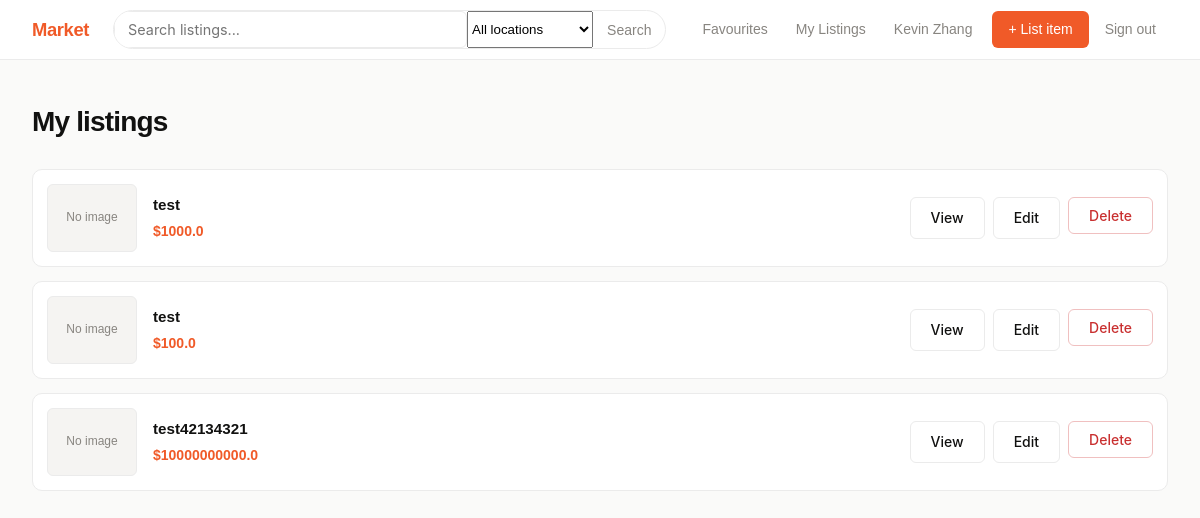
The app's page /my-listing (signed in) with its own data.
### app.py (models this page shows)
class User(UserMixin, db.Model):
    id = db.Column(db.Integer, primary_key=True)
    google_id = db.Column(db.String(128), unique=True, nullable=False)
    name = db.Column(db.String(128), nullable=False)
    email = db.Column(db.String(256), nullable=True)
    listings = db.relationship("Listing", backref="seller")
    favourites = db.relationship("Listing", secondary=favourites_table)

class Listing(db.Model):
    id = db.Column(db.Integer, primary_key=True)
    user_id = db.Column(db.Integer, db.ForeignKey("user.id"))
    title = db.Column(db.String(200), nullable=False)
    description = db.Column(db.Text, nullable=False)
    price = db.Column(db.Float, nullable=False)
    location = db.Column(db.String(200), nullable=False)
    image_filename = db.Column(db.String(256))

### app.py (the view)
@app.route('/my-listing')
@login_required
def my_listing():
    listings = Listing.query.filter_by(user_id=current_user.id).all()
    return render_template('my_listing.html', listings=listings)

### app.py (called while the page is built)
@login_manager.user_loader
def load_user(user_id):
    return User.query.get(int(user_id))

### templates/my_listing.html (shortened to what this page needs)
{% extends "base.html" %}
{% block content %}
<div class="page-header">
    <h1>My listings</h1>
</div>
{% if listings %}
    <div class="my-list">
        {% for listing in listings %}
            <div class="my-list-item">
                {% if listing.image_filename %}
                    <div class="my-list-img">
                        <img src="{{ url_for('static', filename='uploads/' ~ listing.image_filename) }}" alt="{{ listing.title }}">
                    </div>
                {% else %}
                    <div class="my-list-no-img">No image</div>
                {% endif %}
                <div class="my-list-info">
                    <p class="my-list-title">{{ listing.title }}</p>
                    <p class="my-list-price">${{ listing.price }}</p>
                </div>
                <div class="my-list-actions">
                    <a href="{{ url_for('view_listing', listing_id=listing.id) }}" class="btn btn-outline">View</a>
                    <a href="{{ url_for('edit_listing', listing_id=listing.id) }}" class="btn btn-outline">Edit</a>
                    <form method="POST" action="{{ url_for('delete_listing', listing_id=listing.id) }}" onsubmit="return confirm('Delete this listing?')">
                        <button type="submit" class="btn btn-delete">Delete</button>
                    </form>
                </div>
            </div>
        {% endfor %}
    </div>
{% else %}
    <div class="empty">
        <h2>No listings yet</h2>
    </div>
{% endif %}
{% endblock %}

### templates/base.html (shortened to what this page needs)
<!DOCTYPE html>
<html lang="en">
<head>
    <link rel="stylesheet" href="{{ url_for('static', filename='style/base.css') }}">
</head>
<body>
<nav>
    <a href="{{ url_for('home') }}" class="nav-logo">Market</a>
    <form class="nav-search" method="GET" action="{{ url_for('home') }}">
        <input type="text" name="search" placeholder="Search listings..." value="{{ request.args.get('search', '') }}">
         <select name="location">
            <option value="">All locations</option>
        </select>
        <button type="submit">Search</button>
    </form>
    <div class="nav-links">
        {% if current_user.is_authenticated %}
            <a href="{{ url_for('favourites') }}" class="nav-link">Favourites</a>
            <a href="{{ url_for('my_listing') }}" class="nav-link">My Listings</a>
            <span class="nav-name">{{ current_user.name }}</span>
            <a href="{{ url_for('create_listing') }}" class="btn-nav">+ List item</a>
            <a href="{{ url_for('logout') }}" class="nav-link">Sign out</a>
        {% else %}
            <a href="{{ url_for('google_login') }}" class="btn-nav">Sign in</a>
        {% endif %}
    </div>
</nav>
<main>
    {% block content %}{% endblock %}
</main>
</body>
</html>

### static/style/base.css (style rules this page uses)
*, *::before, *::after { box-sizing: border-box; margin: 0; padding: 0; }
:root { --orange: #f05a28; --orange-dk: #d44a1a; --orange-lt: #fff4f0; --bg: #fafaf9; --surface: #ffffff; --border: #ebebeb; --text: #111110; --muted: #888580; --radius: 10px; --radius-sm: 6px; }
body { font-family: sans-serif; background: var(--bg); color: var(--text); min-height: 100vh; display: flex; flex-direction: column; line-height: 1.6; }
a { color: inherit; text-decoration: none; }
h1 { font-family: sans-serif; font-size: 1.75rem; font-weight: 800; letter-spacing: -.03em; margin-bottom: 24px; }
nav { background: var(--surface); border-bottom: 1px solid var(--border); padding: 0 32px; height: 60px; display: flex; align-items: center; gap: 24px; position: sticky; top: 0; z-index: 100; }
.nav-logo { font-family: 'Syne', sans-serif; font-weight: 800; font-size: 1.15rem; color: var(--orange); letter-spacing: -.02em; white-space: nowrap; }
.nav-search { flex: 1; max-width: 666px; display: flex; border: 1.5px solid var(--border); border-radius: 999px; overflow: hidden; transition: border-color .15s; }
.nav-search input { flex: 1; border: none; background: transparent; padding: 7px 16px; font-family: 'Inter', sans-serif; font-size: .875rem; color: var(--text); outline: none; }
.nav-search button { border: none; background: transparent; padding: 0 14px; cursor: pointer; color: var(--muted); font-size: .875rem; }
.nav-links { display: flex; align-items: center; gap: 4px; margin-left: auto; }
.nav-link { font-size: .875rem; font-weight: 500; color: var(--muted); padding: 6px 12px; border-radius: var(--radius-sm); transition: color .15s, background .15s; }
.nav-name { font-size: .875rem; font-weight: 500; color: var(--muted); padding: 6px 12px; }
.btn-nav { background: var(--orange); color: #fff; font-size: .875rem; font-weight: 500; padding: 7px 16px; border-radius: var(--radius-sm); transition: background .15s; margin-left: 4px; }
main { flex: 1; max-width: 1200px; width: 100%; margin: 0 auto; padding: 40px 32px; }
.btn { display: inline-block; padding: 9px 20px; border-radius: var(--radius-sm); font-family: 'Inter', sans-serif; font-size: .875rem; font-weight: 500; cursor: pointer; border: none; transition: background .15s, color .15s; text-decoration: none; }
.btn-outline { background: transparent; color: var(--text); border: 1.5px solid var(--border); }
.btn-delete { background: transparent; color: #c93030; border: 1.5px solid #f0c0c0; }
.my-list { display: flex; flex-direction: column; gap: 14px; }
.my-list-item { background: var(--surface); border: 1px solid var(--border); border-radius: var(--radius); display: flex; gap: 16px; padding: 14px; align-items: center; }
.my-list-no-img { width: 90px; height: 68px; border-radius: var(--radius-sm); background: #f5f4f2; border: 1px solid var(--border); flex-shrink: 0; display: flex; align-items: center; justify-content: center; font-size: .75rem; color: var(--muted); }
.my-list-info { flex: 1; min-width: 0; }
.my-list-title { font-weight: 600; font-size: .95rem; white-space: nowrap; overflow: hidden; text-overflow: ellipsis; }
.my-list-price { font-size: .875rem; color: var(--orange); font-weight: 600; margin-top: 2px; }
.my-list-actions { display: flex; gap: 8px; flex-shrink: 0; }
input[type="text"], input[type="number"], input[type="file"], textarea { border: 1.5px solid var(--border); border-radius: var(--radius-sm); padding: 9px 13px; font-family: 'Inter', sans-serif; font-size: .9rem; color: var(--text); background: var(--surface); outline: none; transition: border-color .15s; width: 100%; }

### records on screen
User: name "Kevin Zhang"
Listing: shows "No image", title "test", price "1000.0"
Listing: shows "No image", title "test", price "100.0"
Listing: shows "No image", title "test42134321", price "10000000000.0"
